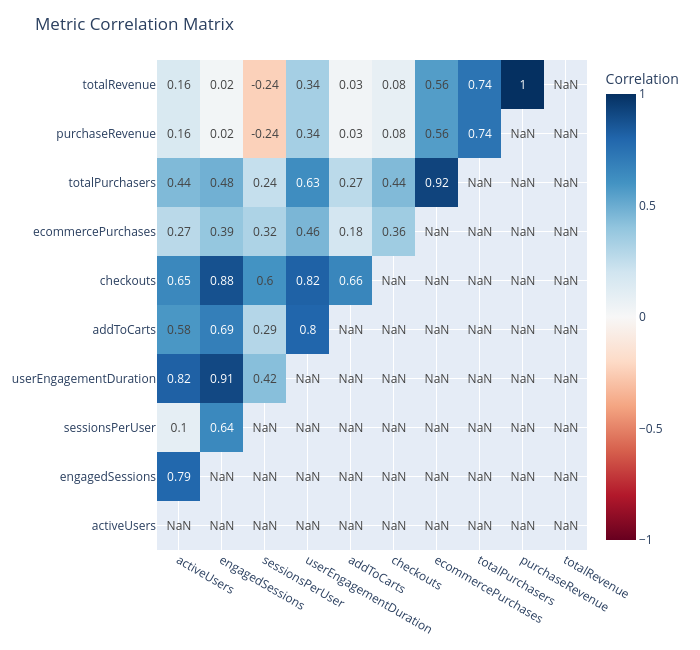

Notebook code for this chart:
### Code cell
import plotly.graph_objects as go

num_cols = ua.select_dtypes(include='number').columns.tolist()
corr = ua[num_cols].corr()

# Mask upper triangle
mask = np.triu(np.ones_like(corr, dtype=bool))
corr_masked = corr.where(~mask)

fig = go.Figure(go.Heatmap(
    z=corr_masked.values,
    x=corr_masked.columns.tolist(),
    y=corr_masked.index.tolist(),
    colorscale='RdBu',
    zmid=0,
    text=corr_masked.round(2).values,
    texttemplate='%{text}',
    hovertemplate='%{y} × %{x}<br>Correlation: %{z:.2f}<extra></extra>',
    colorbar=dict(title='Correlation'),
))

fig.update_layout(
    title='Metric Correlation Matrix',
    width=700, height=650,
    xaxis=dict(tickangle=30),
    margin=dict(t=60, l=150, r=20, b=100),
)

fig.show()

### Figure 1 — Plotly figure (JSON) as saved in the notebook; plotly's stock layout.template omitted (floating-point values rounded to 4 significant figures)
{"data": [{"colorbar": {"title": {"text": "Correlation"}}, "colorscale": [[0, "rgb(103,0,31)"], [0.1, "rgb(178,24,43)"], [0.2, "rgb(214,96,77)"], [0.3, "rgb(244,165,130)"], [0.4, "rgb(253,219,199)"], [0.5, "rgb(247,247,247)"], [0.6, "rgb(209,229,240)"], [0.7, "rgb(146,197,222)"], [0.8, "rgb(67,147,195)"], [0.9, "rgb(33,102,172)"], [1, "rgb(5,48,97)"]], "hovertemplate": "%{y} × %{x}<br>Correlation: %{z:.2f}<extra></extra>", "text": [[NaN, NaN, NaN, NaN, NaN, NaN, NaN, NaN, NaN, NaN], [0.79, NaN, NaN, NaN, NaN, NaN, NaN, NaN, NaN, NaN], [0.1, 0.64, NaN, NaN, NaN, NaN, NaN, NaN, NaN, NaN], [0.82, 0.91, 0.42, NaN, NaN, NaN, NaN, NaN, NaN, NaN], [0.58, 0.69, 0.29, 0.8, NaN, NaN, NaN, NaN, NaN, NaN], [0.65, 0.88, 0.6, 0.82, 0.66, NaN, NaN, NaN, NaN, NaN], [0.27, 0.39, 0.32, 0.46, 0.18, 0.36, NaN, NaN, NaN, NaN], [0.44, 0.48, 0.24, 0.63, 0.27, 0.44, 0.92, NaN, NaN, NaN], [0.16, 0.02, -0.24, 0.34, 0.03, 0.08, 0.56, 0.74, NaN, NaN], [0.16, 0.02, -0.24, 0.34, 0.03, 0.08, 0.56, 0.74, 1.0, NaN]], "texttemplate": "%{text}", "type": "heatmap", "x": ["activeUsers", "engagedSessions", "sessionsPerUser", "userEngagementDuration", "addToCarts", "checkouts", "ecommercePurchases", "totalPurchasers", "purchaseRevenue", "totalRevenue"], "y": ["activeUsers", "engagedSessions", "sessionsPerUser", "userEngagementDuration", "addToCarts", "checkouts", "ecommercePurchases", "totalPurchasers", "purchaseRevenue", "totalRevenue"], "z": [[NaN, NaN, NaN, NaN, NaN, NaN, NaN, NaN, NaN, NaN], [0.793, NaN, NaN, NaN, NaN, NaN, NaN, NaN, NaN, NaN], [0.09566, 0.6444, NaN, NaN, NaN, NaN, NaN, NaN, NaN, NaN], [0.8177, 0.9097, 0.4242, NaN, NaN, NaN, NaN, NaN, NaN, NaN], [0.5834, 0.6869, 0.293, 0.7983, NaN, NaN, NaN, NaN, NaN, NaN], [0.6483, 0.8781, 0.6012, 0.8152, 0.6578, NaN, NaN, NaN, NaN, NaN], [0.2742, 0.3906, 0.3151, 0.4586, 0.1847, 0.3576, NaN, NaN, NaN, NaN], [0.4446, 0.4835, 0.2365, 0.6258, 0.2714, 0.4429, 0.9245, NaN, NaN, NaN], [0.1575, 0.02377, -0.2378, 0.3387, 0.02988, 0.08389, 0.5599, 0.7356, NaN, NaN], [0.1575, 0.02377, -0.2378, 0.3387, 0.02988, 0.08389, 0.5599, 0.7356, 1.0, NaN]], "zmid": 0}], "layout": {"height": 650, "margin": {"b": 100, "l": 150, "r": 20, "t": 60}, "title": {"text": "Metric Correlation Matrix"}, "width": 700, "xaxis": {"tickangle": 30}}}
